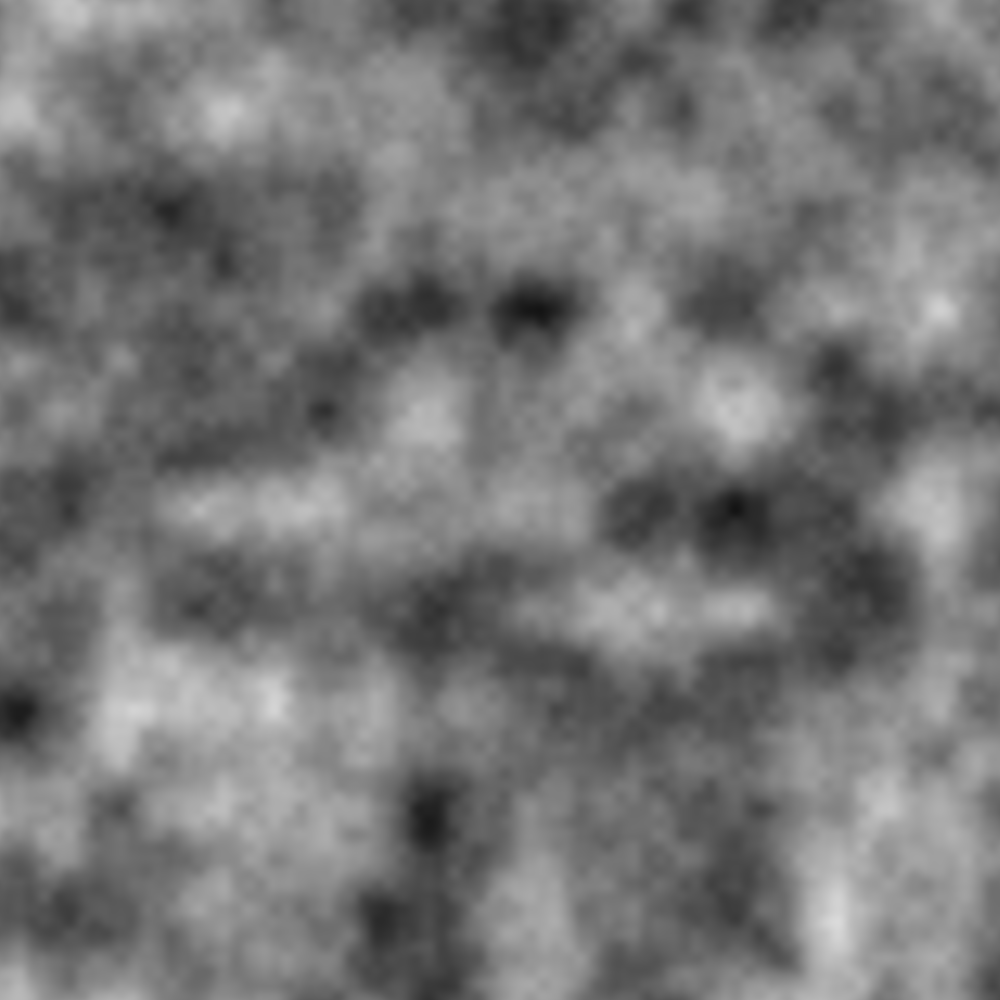
Frame 1 (no input)
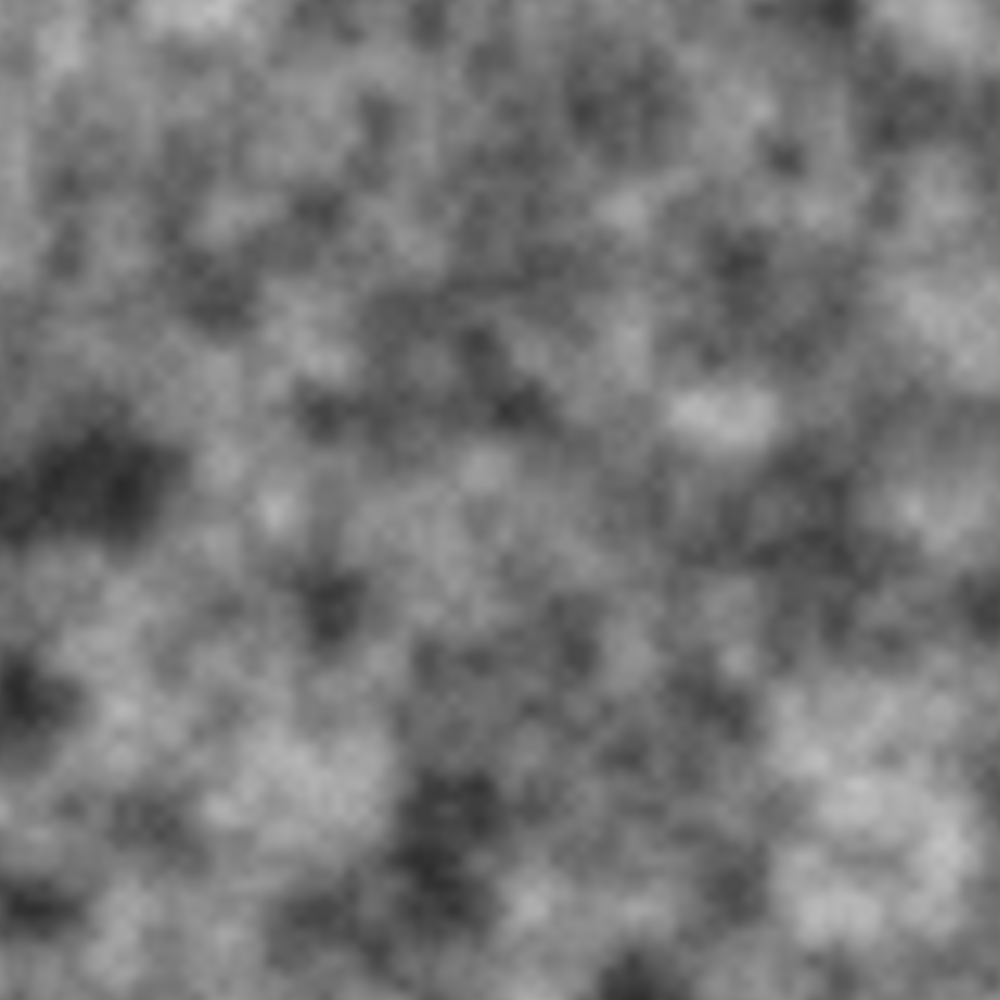
Frame 60 (the mouse pressed at the canvas centre just before this capture)
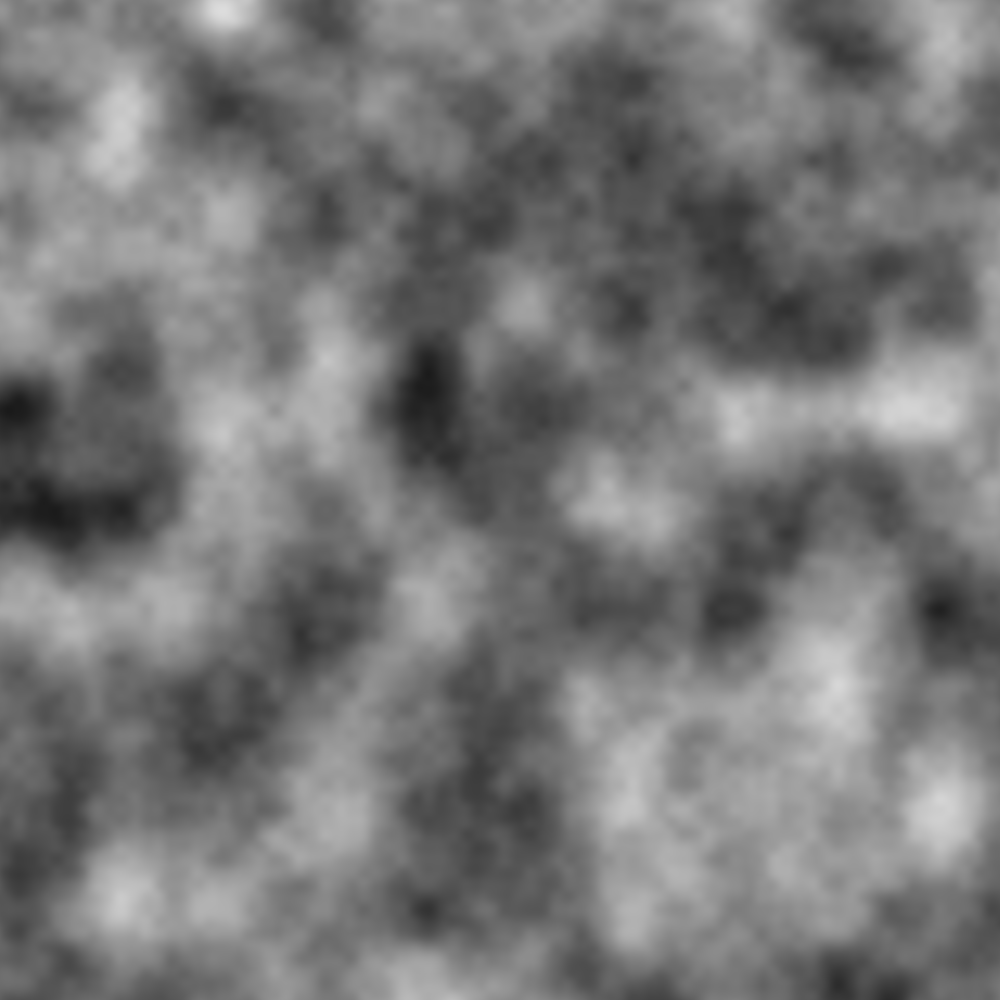
Frame 120 (the mouse held since frame 60 and released just before this capture)

The Processing sketch that drew these frames (run headless with seeded random() and noise(); from frame 60 on, the mouse is pressed at the canvas centre):

// Processing sketch: I7_2_2DNoise
// ── I7_2_2DNoise.pde
float bright; // Value generted for noise on the x axis
float xoff;
float yoff;
float xinit;
float yinit;
float zoff;
int lod = 0;

void setup() {
    //fullScreen();
    size(1000, 1000);
    loadPixels();

    generate();
}

void draw() {

    float xoff = xinit;
    for (int x = 0; x < width; x++) {
        float yoff = yinit; // For each xoff, start yoff at 0;
        for (int y = 0; y < height; y++) {
            bright = map(noise(xoff, yoff, zoff), 0, 1, 0, 255);
            pixels[x + y * height] = color(bright);
            yoff += 0.01;
        }
        xoff += 0.01;
    }
    zoff += 0.008;
    updatePixels();
}

void keyPressed() {

    noiseDetail(lod);
    generate();
    lod++;
}

void generate() {
    xinit = random(10000);
    yinit = random(10000);
    float xoff = xinit;
    for (int x = 0; x < width; x++) {
        float yoff = yinit; // For each xoff, start yoff at 0;
        for (int y = 0; y < height; y++) {
            bright = map(noise(xoff, yoff), 0, 1, 0, 255);
            pixels[x + y * height] = color(bright, 0, bright);
            yoff += 0.01;
        }
        xoff += 0.01;
    }
    updatePixels();
}
